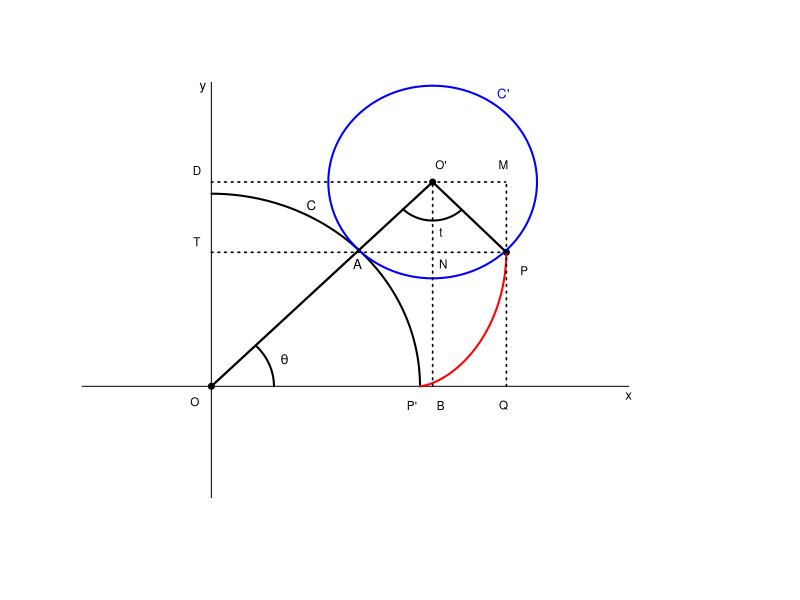

Write R code to recreate this figure.
#epicycloid
teta <- pi/4
tM <- seq(0,pi/2,0.01)
tm <- seq(0,2*pi,0.01)
R <-1
r <- 0.5
OB = (R+r)*cos(teta)
OD = (R+r)*sin(teta)
#______________________________
tet <- seq(0,teta,0.01)
A <-(R+r)*cos(tet)
b <- (R+r)/r
B <- r*cos(b*tet)
x <- A-B
C <- (R+r)*sin(tet)
D <- r*sin(b*tet)
y <- C-D
#_______________________________

xp <- c(0,OB,1.414152 )
yp <- c(0,OD,0.6956867323)

xDM <- seq(0,1.414152,0.01)
yDM <- OD

xMQ <- 1.414152
yMQ <- seq(0,OD,0.01)

xTP <- seq(0,1.414152,0.01)
yTP <- 0.6956867323 

xO2B <- OB
yO2B <- seq(0, OD, 0.01)

xex <- 0
yex <- seq(-1,2)
xey <- seq(-4,2)
yey <- 0

xCM <- R*cos(tM) 
yCM <- R*sin(tM) 

xCm <- r*cos(tm) + OB 
yCm <- r*sin(tm) + OD

#_____________________________________
tmi <- seq(5*pi/4,11*pi/6.3,0.01)
xmi <- 0.2*cos(tmi) + OB 
ymi <- 0.2*sin(tmi) + OD
#______________________________________
tMi <- seq(0,pi/4,0.01)
xMi <- 0.3*cos(tMi) 
yMi <- 0.3*sin(tMi) 
#______________________________________

dfCM <- data.frame(xCM, yCM )
dfCm <- data.frame(xCm, yCm )
dfex <- data.frame(xex,yex)
dfey <- data.frame(xey,yey)
df <- data.frame(x,y)
dfDM <- data.frame(xDM, yDM)
dfMQ <- data.frame(xMQ,yMQ)
dfTP <- data.frame(xTP,yTP)
dfO2B <- data.frame(xO2B,yO2B)
dfp <- data.frame(xp,yp)
dfmi <- data.frame(xmi,ymi)
dfMi <- data.frame(xMi,yMi)
plot(dfp$xp, dfp$yp, pch = 20, xlim = c(-0.5,2.5), ylim = c(-0.5,1.5), xlab = "", ylab = "",cex = 1.2, col = "black", axes =FALSE)
lines(dfex$yex,dfex$xex,  lwd = 1)
lines(dfey$yey,dfey$xey, lwd = 1 )
lines(dfCM$xCM,dfCM$yCM, lwd = 2, col = "black")
lines(dfCm$xCm,dfCm$yCm, lwd = 2, col = "blue")
lines(df$x,df$y, lwd = 2, col = "red")
lines(dfDM$xDM, dfDM$yDM, lty=3, lwd = 1.6 )
lines(dfMQ$xMQ, dfMQ$yMQ, lty=3, lwd = 1.6 )
lines(dfTP$xTP, dfTP$yTP, lty=3, lwd = 1.6 )
lines(dfO2B$xO2B, dfO2B$yO2B, lty=3, lwd = 1.6 )
lines(dfp$xp, dfp$yp, lty=1, lwd = 2.2 )
lines(dfmi$xmi,dfmi$ymi, lwd = 2, col = "black")
lines(dfMi$xMi,dfMi$yMi, lwd = 2, col = "black")
text(0.35,0.14, expression(italic(theta)) , col = "black", cex = 0.8)
text(1.1,0.8, "t",  col = "black", cex = 0.7)
text(-0.08,-0.08, "O",  col = "black", cex = 0.7)
text(-0.07,1.12, "D",  col = "black", cex = 0.7)
text(-0.07,0.75, "T",  col = "black", cex = 0.7)
text(1.4,1.15, "M",  col = "black", cex = 0.7)
text(1.1,1.15, "O'",  col = "black", cex = 0.7)
text(0.96,-0.1, "P'",  col = "black", cex = 0.7)
text(1.1,-0.1, "B",  col = "black", cex = 0.7)
text(1.4,-0.1, "Q",  col = "black", cex = 0.7)
text(1.5,0.6, "P",  col = "black", cex = 0.7)
text(1.11,0.635, "N",  col = "black", cex = 0.7)
text(0.48,0.94, "C",  col = "black", cex = 0.8)
text(1.4,1.52, "C'",  col = "blue", cex = 0.8)
text(0.7,0.635, "A",  col = "black", cex = 0.8)
text(2,-0.05, "x",  col = "black", cex = 0.8)
text(-0.04,1.55, "y",  col = "black", cex = 0.8)